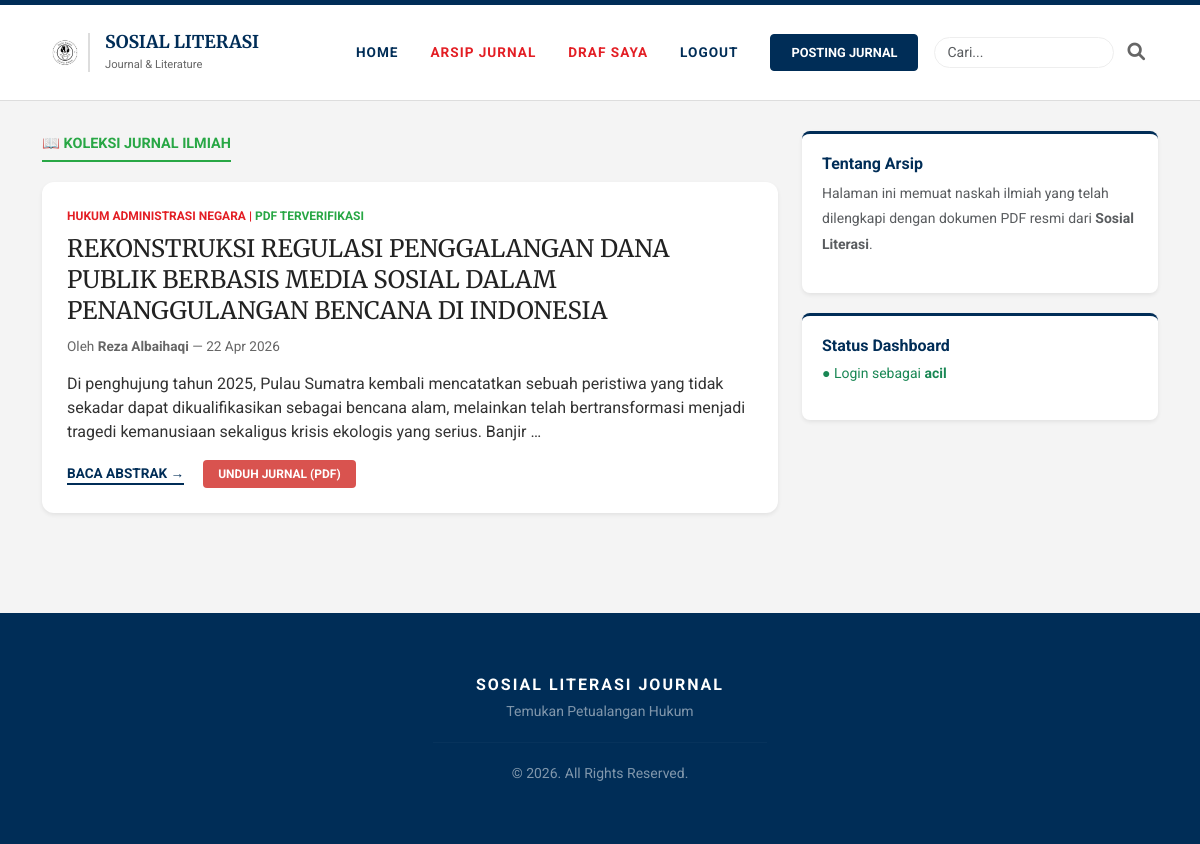
Screenshot of /jurnal/ (signed in) with the database file from the repository.
### tulisan/models.py (models this page shows, shortened)
class Karya(models.Model):
    penulis_user = models.ForeignKey(User, on_delete=models.CASCADE, related_name='daftar_karya', null=True, blank=True)
    KATEGORI_CHOICES = [
        ('pidana', 'Hukum Pidana'),
        ('perdata', 'Hukum Perdata'),
        ('htn', 'Hukum Tata Negara'),
        ('han', 'Hukum Administrasi Negara'),
    ]
    judul = models.CharField(max_length=200)
    penulis = models.CharField(max_length=100) # Tetap ada sebagai nama tampilan
    isi = RichTextField()
    gambar = models.ImageField(upload_to='naskah/', blank=True, null=True)
    kategori = models.CharField(max_length=20, choices=KATEGORI_CHOICES, default='pidana')
    is_published = models.BooleanField(default=False)
    tanggal_terbit = models.DateTimeField(auto_now_add=True)
    file_pdf = models.FileField(upload_to='jurnal_pdf/', blank=True, null=True)
    is_jurnal_ilmiah = models.BooleanField(default=False)

### tulisan/views.py (the view)
# urls.py: path('jurnal/', views.daftar_jurnal, name='daftar_jurnal'),
def daftar_jurnal(request):
    query = request.GET.get('q')
    jurnal_list = Karya.objects.filter(is_published=True, is_jurnal_ilmiah=True)
    if query:
        jurnal_list = jurnal_list.filter(
            Q(judul__icontains=query) | Q(penulis__icontains=query)
        )
    jurnal_list = jurnal_list.order_by('-id')
    terpopuler = Karya.objects.filter(is_published=True).order_by('-id')[:5]
    return render(request, 'tulisan/daftar_jurnal.html', {
        'jurnal_list': jurnal_list,
        'terpopuler': terpopuler,
        'query': query
    })

### templates/tulisan/daftar_jurnal.html (shortened to what this page needs)
{% load static %}
<!DOCTYPE html>
<html lang="id">
<head>
    <link href="https://cdn.jsdelivr.net/npm/bootstrap@5.3.0/dist/css/bootstrap.min.css" rel="stylesheet">
    <link rel="stylesheet" href="https://cdnjs.cloudflare.com/ajax/libs/font-awesome/6.0.0/css/all.min.css">
</head>
<body>
<div class="top-bar"></div>
<nav class="navbar navbar-expand-lg sticky-top">
    <div class="container">
        <a class="navbar-brand d-flex align-items-center" href="{% url 'home' %}">
            <img src="{% static 'logo_solit.png' %}" alt="Logo SOLIT" class="solit-logo">
            <div class="brand-text">
                SOSIAL LITERASI<br>
                <span style="font-size: 0.7rem; font-family: 'Roboto', sans-serif; font-weight: 400; color: #666;">Journal & Literature</span>
            </div>
        </a>
        <div class="d-flex align-items-center ms-auto order-lg-last">
            <form action="{% url 'home' %}" method="GET" class="d-flex align-items-center" id="searchForm">
                <input type="text" name="q" id="searchInput" placeholder="Cari..." class="form-control form-control-sm search-input-field">
                <button type="button" class="search-icon-btn me-2" id="searchBtn">
                    <i class="fa-solid fa-magnifying-glass"></i>
                </button>
            </form>
        </div>
        <div class="collapse navbar-collapse" id="navbarNav">
            <ul class="navbar-nav ms-auto align-items-lg-center gap-lg-3 me-lg-3">
                <li class="nav-item"><a class="nav-link nav-link-custom" href="{% url 'home' %}">Home</a></li>
                <li class="nav-item">
                    <a class="nav-link nav-link-custom active" href="{% url 'daftar_jurnal' %}">Arsip Jurnal</a>
                </li>
                {% if user.is_authenticated %}
                <li class="nav-item"><a class="nav-link nav-link-custom" href="{% url 'daftar_draft' %}" style="color: var(--ho-accent) !important;">Draf Saya</a></li>
                <li class="nav-item"><a class="nav-link nav-link-custom text-danger" href="{% url 'logout' %}">Logout</a></li>
                <li class="nav-item"><a class="btn btn-post ms-lg-2" href="{% url 'tambah_karya' %}">POSTING JURNAL</a></li>
                {% else %}
                <li class="nav-item"><a class="nav-link nav-link-custom" href="{% url 'login' %}">Login</a></li>
                {% endif %}
            </ul>
        </div>
    </div>
</nav>
<div class="container main-container">
    <div class="row">
        <div class="col-lg-8">
            <span class="section-title">
                📖 KOLEKSI JURNAL ILMIAH
            </span>
            <div class="p-0">
                {% for karya in jurnal_list %}
                <div class="article-card shadow-sm">
                    <span class="category-tag">
                        {{ karya.get_kategori_display }} | <span style="color: var(--jurnal-green);">PDF TERVERIFIKASI</span>
                    </span>
                    <a href="{% url 'detail_karya' karya.id %}" class="article-title">{{ karya.judul }}</a>
                    <div class="article-meta">
                        Oleh <strong>{{ karya.penulis }}</strong> — {{ karya.tanggal_terbit|date:"d M Y" }}
                    </div>
                    <div class="article-excerpt">
                        {{ karya.isi|truncatewords_html:30|safe }}
                    </div>
                    <div class="mt-3">
                        <a href="{% url 'detail_karya' karya.id %}" class="btn-read">Baca Abstrak →</a>
                        {% if karya.file_pdf %}
                        <a href="{{ karya.file_pdf.url }}" class="btn-pdf" target="_blank">UNDUH JURNAL (PDF)</a>
                        {% endif %}
                    </div>
                </div>
                {% empty %}
                <div class="bg-white text-center py-5 shadow-sm border-top border-3 border-danger">
                    <p class="text-muted">Saat ini belum ada naskah jurnal PDF yang tersedia.</p>
                    <a href="{% url 'home' %}" class="btn btn-sm btn-outline-secondary">Kembali ke Beranda</a>
                </div>
                {% endfor %}
            </div>
        </div>
        <div class="col-lg-4">
            <div class="sidebar-box shadow-sm">
                <h5 class="sidebar-title fw-bold" style="color: var(--ho-navy); font-size: 1rem;">Tentang Arsip</h5>
                <p class="small text-muted" style="line-height: 1.8;">
                    Halaman ini memuat naskah ilmiah yang telah dilengkapi dengan dokumen PDF resmi dari <strong>Sosial Literasi</strong>.
                </p>
            </div>
            <div class="sidebar-box shadow-sm">
                <h5 class="sidebar-title fw-bold" style="color: var(--ho-navy); font-size: 1rem;">Status Dashboard</h5>
                {% if user.is_authenticated %}
                <p class="small text-success">● Login sebagai <strong>{{ user.username }}</strong></p>
                {% else %}
                <p class="small text-muted">Login untuk kontribusi naskah.</p>
                {% endif %}
            </div>
        </div>
    </div>
</div>
<footer class="footer text-center">
    <div class="container">
        <p class="mb-1" style="letter-spacing: 2px;"><strong>SOSIAL LITERASI JOURNAL</strong></p>
        <p class="small text-white-50">Temukan Petualangan Hukum</p>
        <hr style="border-color: rgba(255,255,255,0.1); width: 30%; margin: 20px auto;">
        <p class="small mb-0 opacity-50">&copy; 2026. All Rights Reserved.</p>
    </div>
</footer>
</body>
</html>

### templates/tulisan/daftar_jurnal.html (style rules this page uses)
:root { --ho-navy: #002d57; --ho-accent: #e31e24; --bg-gray: #f4f4f4; --jurnal-green: #28a745; }
body { font-family: 'Roboto', sans-serif; background-color: var(--bg-gray); color: #333; }
.top-bar { background-color: var(--ho-navy); height: 5px; }
.navbar { background-color: #fff !important; border-bottom: 1px solid #ddd; padding: 10px 0; min-height: 85px; }
.solit-logo { height: 65px; width: auto; transition: 0.3s; }
.brand-text { border-left: 2px solid #ddd; padding-left: 15px; font-family: 'Merriweather', serif; font-weight: 700; color: var(--ho-navy); font-size: 1.1rem; line-height: 1.1; }
.nav-link-custom { font-weight: 700; color: var(--ho-navy) !important; text-transform: uppercase; font-size: 0.85rem; letter-spacing: 1px; text-decoration: none; transition: 0.3s; }
.nav-link-custom:hover, .nav-link-custom.active { color: var(--ho-accent) !important; }
.search-icon-btn { color: #666; cursor: pointer; font-size: 1.1rem; transition: 0.3s; background: none; border: none; padding: 5px; }
.search-input-field { width: 0; opacity: 0; transition: all 0.4s ease; border-radius: 20px; border: 1px solid #eee; padding: 0; pointer-events: none; }
@media (min-width: 768px) { .search-input-field { width: 180px; opacity: 1; padding: 0.25rem 0.75rem; pointer-events: auto; margin-right: 8px; } }
.btn-post { background-color: var(--ho-navy) !important; color: white !important; border-radius: 4px; font-weight: 700; padding: 8px 20px; font-size: 0.8rem; border: 1px solid var(--ho-navy); transition: all 0.3s ease; text-decoration: none; }
.main-container { margin-top: 30px; }
.section-title { border-bottom: 2px solid var(--jurnal-green); display: inline-block; margin-bottom: 20px; padding-bottom: 5px; font-weight: 700; color: var(--jurnal-green); text-transform: uppercase; font-size: 0.9rem; }
.article-card { background: #fff; border-radius: 12px; padding: 25px; margin-bottom: 20px; transition: all 0.4s ease; }
.category-tag { color: var(--ho-accent); font-size: 0.75rem; font-weight: 700; text-transform: uppercase; margin-bottom: 8px; display: block; }
.article-title { font-family: 'Merriweather', serif; font-size: 1.5rem; color: #222; text-decoration: none; line-height: 1.3; display: block; margin-bottom: 10px; }
.article-meta { font-size: 0.85rem; color: #666; margin-bottom: 15px; }
.btn-read { color: var(--ho-navy); text-decoration: none; font-weight: 700; font-size: 0.85rem; text-transform: uppercase; border-bottom: 2px solid var(--ho-navy); display: inline-block; }
.btn-pdf { background-color: #d9534f; color: white !important; text-decoration: none; font-weight: 700; font-size: 0.75rem; padding: 5px 15px; text-transform: uppercase; transition: all 0.3s ease; display: inline-block; margin-left: 15px; border-radius: 4px; }
.sidebar-box { background: #fff; padding: 20px; border-top: 3px solid var(--ho-navy); margin-bottom: 20px; border-radius: 8px; }
.footer { background-color: var(--ho-navy); color: #fff; padding: 60px 0; margin-top: 80px; }

### rows the page displays
Karya: kategori "HUKUM ADMINISTRASI NEGARA", judul "REKONSTRUKSI REGULASI PENGGALANGAN DANA PUBLIK BERBASIS MEDIA SOSIAL DALAM PENANGGULANGAN BENCANA DI INDONESIA", penulis "Reza Albaihaqi", tanggal_terbit "22 Apr 2026", isi "Di penghujung tahun 2025, Pulau Sumatra kembali mencatatkan sebuah peristiwa yang tidak sekadar dapat dikualifikasikan sebagai bencana alam, melainkan telah bertransformasi menjadi tragedi kemanusiaan sekaligus krisis ekologis yang serius. Banjir …"

### other values shown
{{ user.username }} "acil"
